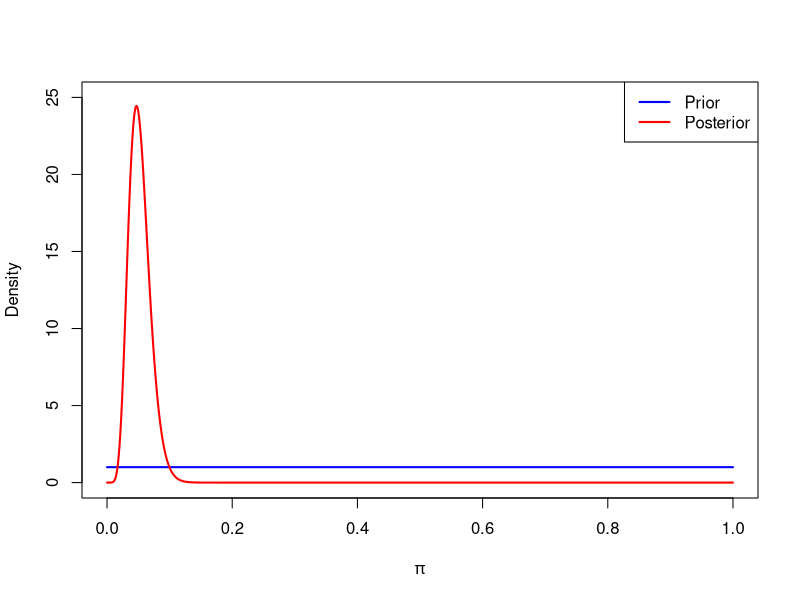
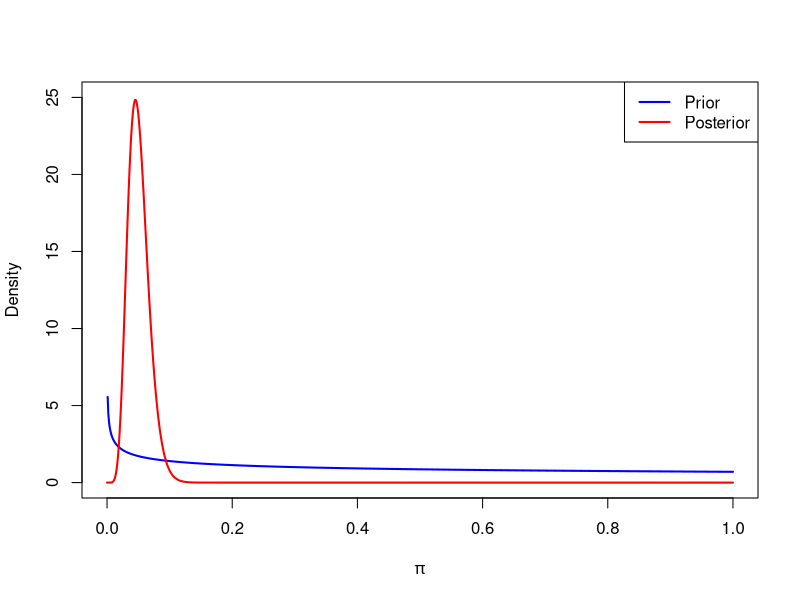
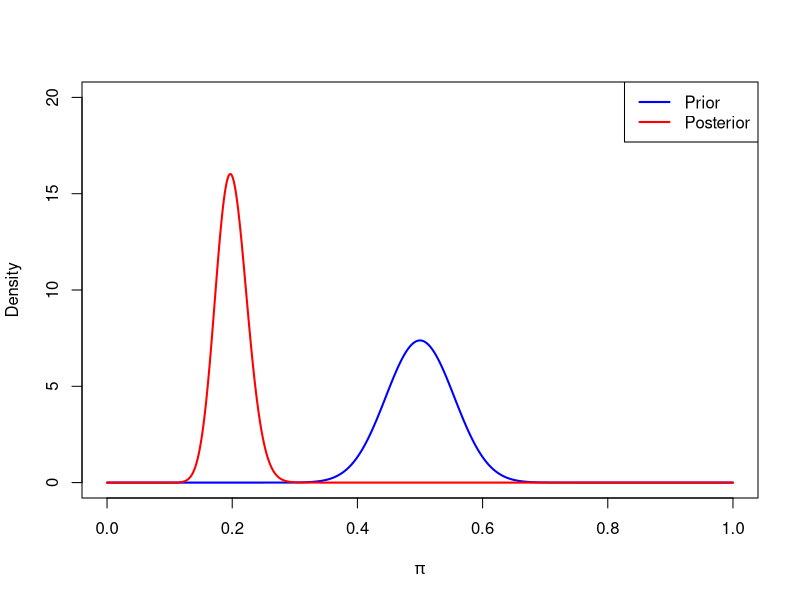
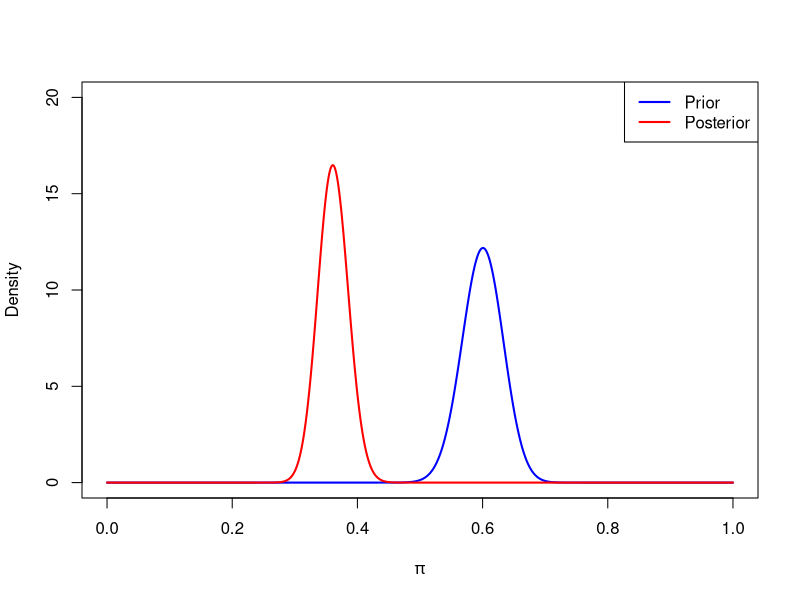
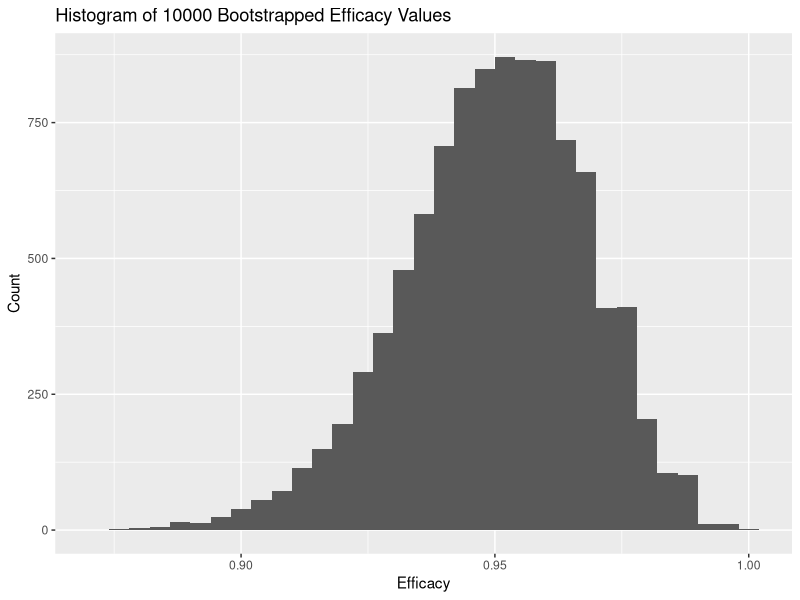

R code for these plots, in order:
## ---- chunk 1
knitr::opts_chunk$set(echo = TRUE)
library(tidyverse)
library(LearnBayes) 
## ---- chunk 2
# converts from pi values to efficacy values (psi)
efficacy <- function(pi) {
  return ((1 - 2*pi) / (1 - pi))
}
## ---- chunk 3

x <- seq(0, 1, length.out = 1000)

pdf_beta1 <- dbeta(x, 1, 1)
pdf_beta2 <- dbeta(x, 8 + 1, 170 - 8 + 1)

plot(x, pdf_beta1, type = "l", col = "blue", lwd = 2, ylab = "Density", xlab = expression(pi), xlim = c(0, 1), ylim=c(0, 25))
lines(x, pdf_beta2, col = "red", lwd = 2)
legend("topright", legend = c("Prior", "Posterior"), col = c("blue", "red"), lwd = 2)
## ---- chunk 4

x <- seq(0, 1, length.out = 1000)

pdf_beta1 <- dbeta(x, 0.700102, 1)
pdf_beta2 <- dbeta(x, 8 + 0.700102, 170 - 8 + 1)

plot(x, pdf_beta1, type = "l", col = "blue", lwd = 2, ylab = "Density", xlab = expression(pi), xlim = c(0, 1), ylim=c(0, 25))
lines(x, pdf_beta2, col = "red", lwd = 2)
legend("topright", legend = c("Prior", "Posterior"), col = c("blue", "red"), lwd = 2)
## ---- chunk 5

x <- seq(0, 1, length.out = 1000)

pdf_beta1 <- dbeta(x, 43.04, 43.04)
pdf_beta2 <- dbeta(x, 8 + 43.04, 170 - 8 + 43.04)

plot(x, pdf_beta1, type = "l", col = "blue", lwd = 2, ylab = "Density", xlab = expression(pi), xlim = c(0, 1), ylim=c(0, 20))
lines(x, pdf_beta2, col = "red", lwd = 2)
legend("topright", legend = c("Prior", "Posterior"), col = c("blue", "red"), lwd = 2)
## ---- chunk 6
# calculate posterior median
posterior_median_pi <- qbeta(0.5, shape1 = 134.47 + 8, shape2 = 89.76 + 170 - 8)
cat("posterior median:", efficacy(posterior_median_pi), "\n")

# calculate 95% CI
pi_ci_med0 <- qbeta(p = c(0.025, 0.975), shape1 = 134.47 + 8, shape2 = 89.76 + 170 - 8)
low_med0 <- efficacy(pi_ci_med0[2])
high_med0 <- efficacy(pi_ci_med0[1])


cat("95% CI:", c(low_med0, high_med0))
## ---- chunk 7

x <- seq(0, 1, length.out = 1000)

pdf_beta1 <- dbeta(x, 134.47, 89.76)
pdf_beta2 <- dbeta(x, 8 + 134.47, 170 - 8 + 89.76)

plot(x, pdf_beta1, type = "l", col = "blue", lwd = 2, ylab = "Density", xlab = expression(pi), xlim = c(0, 1), ylim=c(0, 20))
lines(x, pdf_beta2, col = "red", lwd = 2)
legend("topright", legend = c("Prior", "Posterior"), col = c("blue", "red"), lwd = 2)
## ---- chunk 8
set.seed(1130)
x_pop <- c(rep(1, 8), rep(0, 17403))
y_pop <- c(rep(1, 162), rep(0, 17349))

pi_hat_x <- 8 / (17411)
pi_hat_y <- 162 / (17511)

efficacy_initial <- (pi_hat_y - pi_hat_x)/pi_hat_y

B <- 10000

psi_stars <- lapply(1:B, FUN = function(i){
  samp_x <- sample(x_pop, length(x_pop), replace=T)
  samp_y <- sample(y_pop, length(y_pop), replace=T)
  xbar_star <- mean(samp_x)
  ybar_star <- mean(samp_y)
  psi_star <- (ybar_star - xbar_star) / ybar_star
  data.frame(psi_star)
})

psi_star_df <- data.frame(do.call(rbind, psi_stars))

ggplot(data=psi_star_df, mapping=aes(x=psi_star)) + 
  geom_histogram(binwidth = 0.004) +
  labs(title="Histogram of 10000 Bootstrapped Efficacy Values",
       x="Efficacy",
       y="Count"
       )
efficacy_se <- sd(psi_star_df$psi_star)


upper_efficacy <- efficacy_initial + 1.96 * efficacy_se
lower_efficacy <- efficacy_initial - 1.96 * efficacy_se

upper_efficacy_quantile <- quantile(psi_star_df$psi_star, probs=0.975)
lower_efficacy_quantile <- quantile(psi_star_df$psi_star, probs=0.025)
